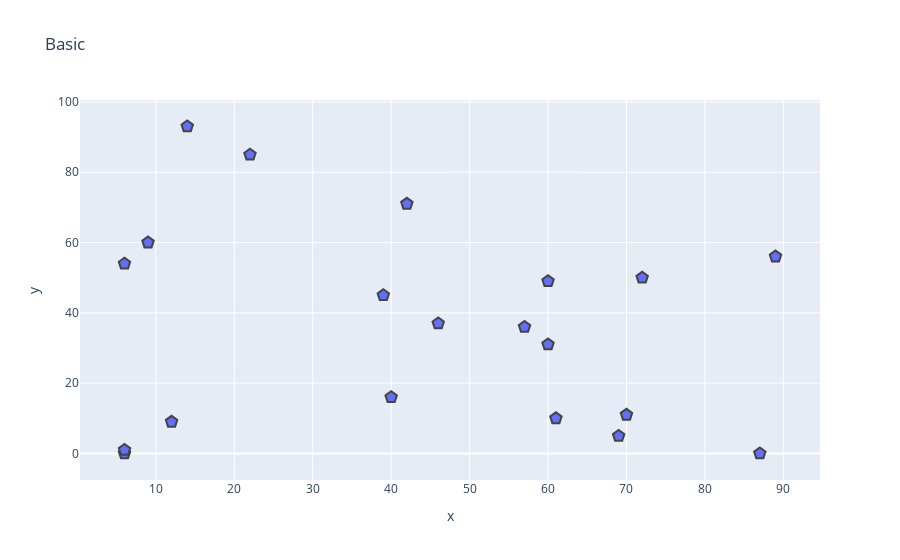

Notebook code cell kept with this figure:
### Markdown cell above
### Plotly Line & Scatter Chart 2

### Code cell
# Data for plotting
random_x = np.random.randint(0, 100, 20)
random_y = np.random.randint(0, 100, 20)

# Create traces
trace = go.Scatter(x=random_x, y=random_y, mode='markers', 
                   marker={'size':12, 'symbol':'pentagon', 'line':{'width':2}}) # 'color':'rgb(151,204,153)', 

# layout
layout = go.Layout(title='Basic', xaxis={'title':'x'}, yaxis={'title':'y'})

# plot
fig = go.Figure(data=trace, layout=layout)

# show
fig.show()

### Figure 1 — Plotly figure (JSON) as saved in the notebook; plotly's stock layout.template omitted (floating-point values rounded to 4 significant figures)
{"data": [{"marker": {"line": {"width": 2}, "size": 12, "symbol": "pentagon"}, "mode": "markers", "type": "scatter", "x": [14, 69, 46, 60, 6, 42, 89, 60, 22, 39, 9, 72, 70, 57, 40, 61, 12, 87, 6, 6], "y": [93, 5, 37, 49, 0, 71, 56, 31, 85, 45, 60, 50, 11, 36, 16, 10, 9, 0, 54, 1]}], "layout": {"title": {"text": "Basic"}, "xaxis": {"title": {"text": "x"}}, "yaxis": {"title": {"text": "y"}}}}
